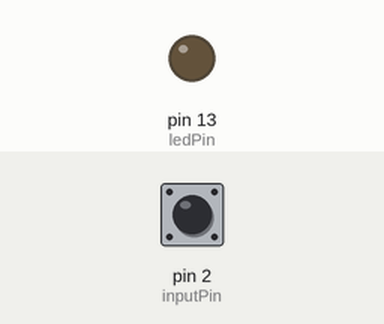
This sketch was run on a simulated Arduino Uno, built with avr-gcc and run on an emulated ATmega328P. Parts: output pins drawn as LEDs (lit = HIGH). The inputs (shaded band) are chosen by the test bench; at power-on: pin 2 (inputPin) HIGH.

Above: at 1.2 s.
1.3 s: pin 2 (inputPin) pulled LOW for 0.15 s
At 1.37 s:
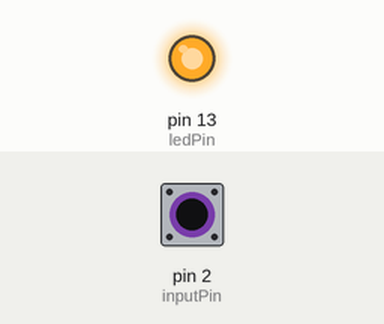
2.9 s: pin 2 (inputPin) pulled LOW for 3.2 s
At 7.5 s:
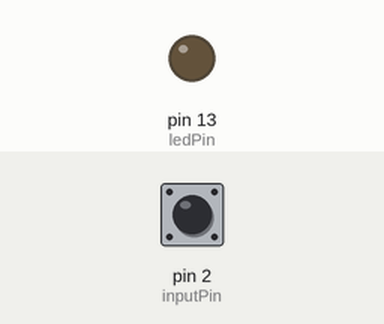
Timing chart, 0 to 9.0 s (numbered marks = the images above; inputs shaded):
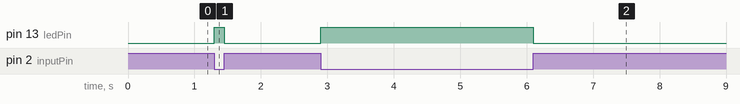

The sketch:

L06-tilt-ball-switch.ino
```cpp
int ledPin = 13;
int inputPin = 2;

void setup()
{
  pinMode(ledPin, OUTPUT);
  pinMode(inputPin, INPUT_PULLUP);
}

void loop()
{
  int digitalVal = digitalRead(2);
  // When the sensor is tilted, LED turns off
  if(HIGH == digitalVal) {
    digitalWrite(ledPin, LOW);
  } else {
    digitalWrite(ledPin, HIGH);
  }
}
```

Measured:
- after the input at 1.3 s, pin 13 (ledPin): LOW → HIGH at once, → LOW 0.15 s later
- after the input at 2.9 s, pin 13 (ledPin): LOW → HIGH at once, → LOW 3.2 s later
